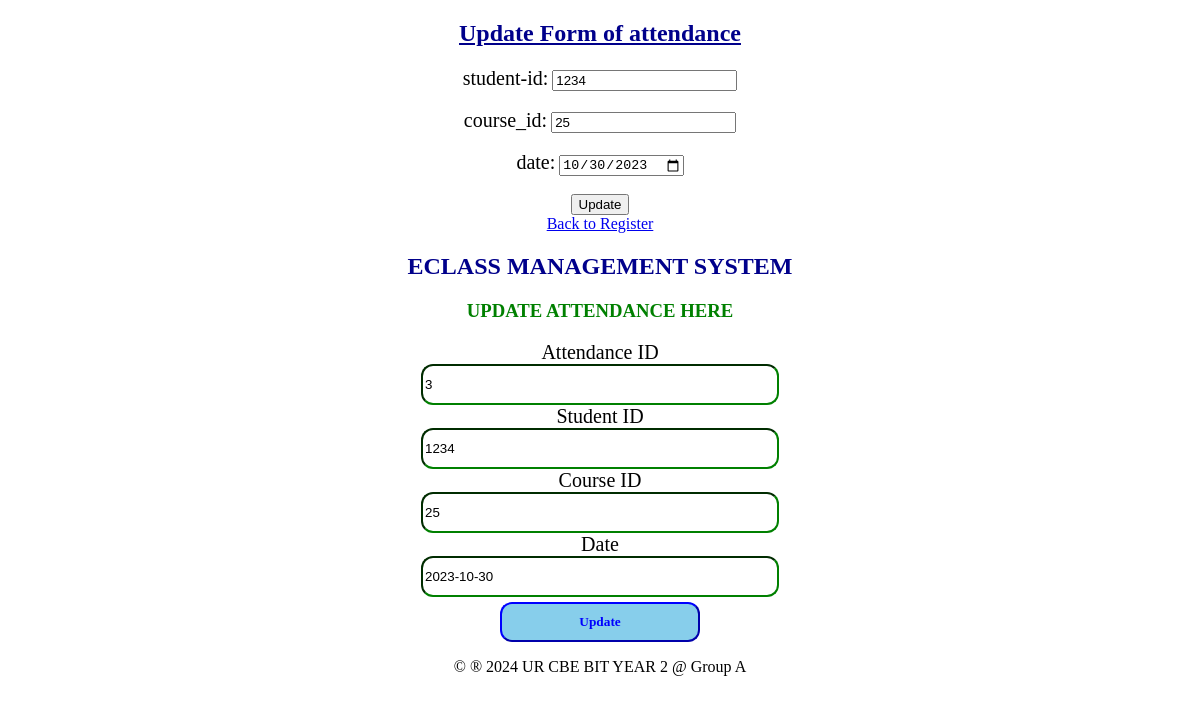
Screenshot of /edit attendance.php?attendance_id=3 with the database file from the repository.
### tables this page shows
CREATE TABLE `attendance` (
  `attendance_id` int(34) NOT NULL,
  `student_id` int(23) NOT NULL,
  `course_id` int(23) NOT NULL,
  `date` varchar(30) NOT NULL
);

### edit attendance.php (the view, shortened to what this page needs)
<?php
$host = "localhost";
$user = "root";
$pass = "";
$database = "eclass management system";
$connection = new mysqli($host, $user, $pass, $database);
if (isset($_REQUEST['attendance_id'])) {
  $attendance_id = $_REQUEST['attendance_id'];
  $stmt = $connection->prepare("SELECT * FROM attendance WHERE attendance_id=?");
  $stmt->bind_param("i", $attendance_id);
  $stmt->execute();
  $result = $stmt->get_result();
  if ($result->num_rows > 0) {
    $row = $result->fetch_assoc();
    $y = $row['student_id'];
    $z = $row['course_id'];
    $w = $row['date'];
  } else {
    echo "Student not found.";
  }
}
?>
<!DOCTYPE html>
<html>
<head>
</head>
<body><center>
    <h2><u>Update Form of attendance</u></h2>
    <form method="POST" onsubmit="return confirmUpdate();">
    <label for="student_id">student-id:</label>
    <input type="number" name="student_id" value="<?php echo isset($y) ? $y : ''; ?>">
    <br><br>
    <label for="course_id">course_id:</label>
    <input type="number" name="course_id" value="<?php echo isset($z) ? $z : ''; ?>">
    <br><br>
    <label for="date">date:</label>
    <input type="date" name="date" value="<?php echo isset($w) ? $w : ''; ?>">
    <br><br>
    <input type="submit" name="up" value="Update">
  </form>
   <a href="attendance table.php" class="btn btn-primary" style="margin-top: 0px;">Back to Register</a>
</body>
</html>
?><?php
include "dbconnection.php";
if ($_SERVER['REQUEST_METHOD'] == 'GET') {
    $attendance_id = $_GET["attendance_id"];
    $sql = "SELECT * FROM attendance WHERE attendance_id=$attendance_id";
    $result = $connection->query($sql);
    if ($result->num_rows > 0) {
        $row = $result->fetch_assoc();
        $attendance_id = $row["attendance_id"];
        $student_id = $row["student_id"];
        $course_id = $row["course_id"];
        $date = $row["date"];
    } else {
        header("location: /myproject/attendance table.php");
        exit;
    }
}
?>
<!DOCTYPE html>
<html>
<head>
</head>
<body>
    <center>
        <h2>ECLASS MANAGEMENT SYSTEM</h2>
        <h3 style="color:green;">UPDATE ATTENDANCE HERE</h3>
        <section class="forms">
            <form method="POST">
                <label>Attendance ID</label><br>
                <input type="number" name="attendance_id" readonly class="input" value="<?php echo $attendance_id; ?>"><br>
                <label>Student ID</label><br>
                <input type="number" name="student_id" class="input" value="<?php echo $student_id; ?>"><br>
                <label>Course ID</label><br>
                <input type="number" name="course_id" class="input" value="<?php echo $course_id; ?>"><br>
                <label>Date</label><br>
                <input type="text" name="date" class="input" value="<?php echo $date; ?>"><br>
                <input type="submit" name="submit" value="Update" class="sb">
            </form>
        </section>
    </center>
    <footer>
        <p>&copy &reg 2024 UR CBE BIT YEAR 2 @ Group A</p>
    </footer>
</body>
</html>

### edit attendance.php (style rules this page uses)
h2 { font-family: Castellar; color: darkblue; }
label { font-family: elephant; font-size: 20px; }
.sb { font-family: Georgia; padding: 10px; border-color: blue; background-color: skyblue; width: 200px; margin-top: 5px; border-radius: 12px; font-weight: bold; color: blue; }
.input { width: 350px; height: 35px; border-radius: 12px; border-color: green; }

### rows the page displays
attendance: student_id "1234", course_id "25", date "10/30/2023", attendance_id "3", date "2023-10-30"
